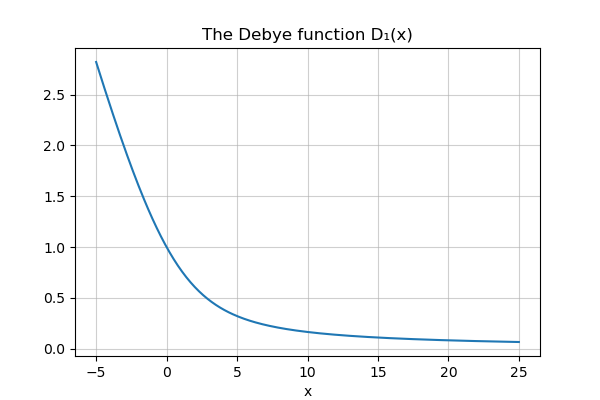

The script that saved this image:
import numpy as np
import matplotlib.pyplot as plt

from ufunclab import debye1


x = np.linspace(-5, 25, 301)
y = debye1(x)

plt.figure(figsize=(6, 4))
plt.plot(x, y)

plt.title('The Debye function D₁(x)')

plt.xlabel('x')
plt.grid(alpha=0.6)
# plt.show()
plt.savefig('debye1_demo.png')
